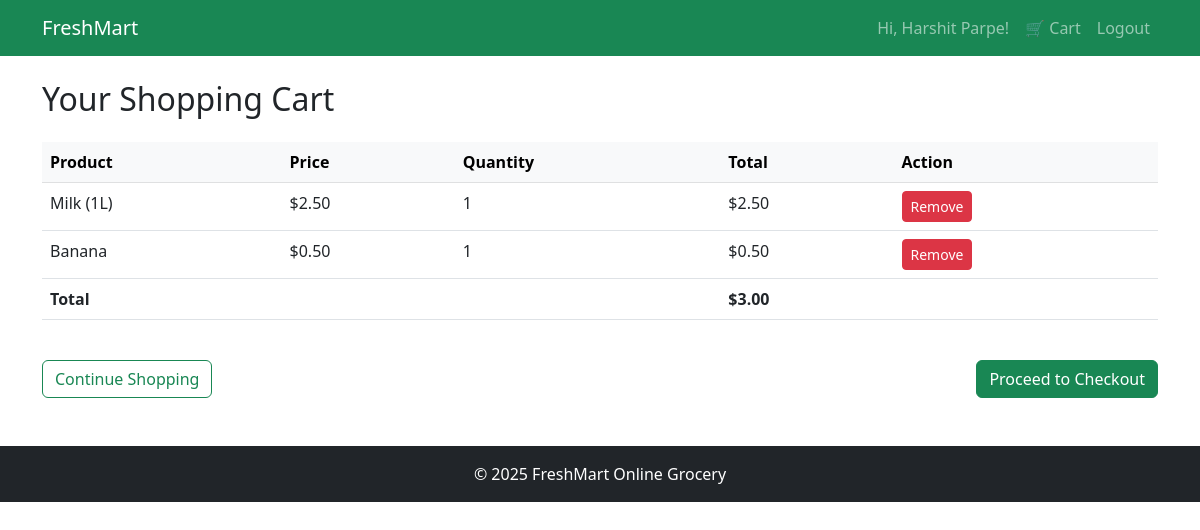
The page /cart (signed in) on the database its author committed.
### app.py (models this page shows)
class CartItem(db.Model):
    id = db.Column(db.Integer, primary_key=True)
    user_id = db.Column(db.Integer, db.ForeignKey('user.id'))
    product_id = db.Column(db.Integer, db.ForeignKey('product.id'))
    quantity = db.Column(db.Integer, default=1)
    product = db.relationship('Product')

class Product(db.Model):
    id = db.Column(db.Integer, primary_key=True)
    name = db.Column(db.String(100), nullable=False)
    price = db.Column(db.Float, nullable=False)
    stock = db.Column(db.Integer, nullable=False)
    category = db.Column(db.String(50))
    image = db.Column(db.String(100), default='default-product.jpg')

### app.py (the view)
@app.route('/cart')
def cart():
    if 'user_id' not in session:
        return redirect(url_for('login'))
    cart_items = CartItem.query.filter_by(user_id=session['user_id']).all()
    total = sum(item.product.price * item.quantity for item in cart_items)
    return render_template('cart.html', cart_items=cart_items, total=total)

### templates/cart.html (shortened to what this page needs)
{% extends "base.html" %}
{% block content %}
<h2 class="mb-4">Your Shopping Cart</h2>
{% if not cart_items %}
    <div class="alert alert-info">Your cart is empty</div>
    <a href="/" class="btn btn-success">Continue Shopping</a>
{% else %}
    <div class="table-responsive">
        <table class="table">
            <thead class="table-light">
                <tr>
                    <th>Product</th>
                    <th>Price</th>
                    <th>Quantity</th>
                    <th>Total</th>
                    <th>Action</th>
                </tr>
            </thead>
            <tbody>
                {% for item in cart_items %}
                <tr>
                    <td>{{ item.product.name }}</td>
                    <td>${{ "%.2f"|format(item.product.price) }}</td>
                    <td>{{ item.quantity }}</td>
                    <td>${{ "%.2f"|format(item.product.price * item.quantity) }}</td>
                    <td>
                        <form action="{{ url_for('remove_from_cart', item_id=item.id) }}" method="POST" style="display: inline;">
                            <button type="submit" class="btn btn-sm btn-danger">Remove</button>
                        </form>
                    </td>
                </tr>
                {% endfor %}
            </tbody>
            <tfoot>
                <tr>
                    <th colspan="3">Total</th>
                    <th colspan="2">${{ "%.2f"|format(total) }}</th>
                </tr>
            </tfoot>
        </table>
    </div>
    <div class="d-flex justify-content-between mt-4">
        <a href="/" class="btn btn-outline-success">Continue Shopping</a>
        <button class="btn btn-success">Proceed to Checkout</button>
    </div>
{% endif %}
{% endblock %}

### templates/base.html (shortened to what this page needs)
<!DOCTYPE html>
<html lang="en">
<head>
    <link href="https://cdn.jsdelivr.net/npm/bootstrap@5.3.0/dist/css/bootstrap.min.css" rel="stylesheet">
</head>
<body>
    <nav class="navbar navbar-expand-lg navbar-dark bg-success">
        <div class="container">
            <a class="navbar-brand" href="/">FreshMart</a>
            <div class="collapse navbar-collapse">
                <div class="navbar-nav ms-auto">
                    {% if 'user_id' in session %}
                        <span class="nav-item nav-link">Hi, {{ session['username'] }}!</span>
                        <a class="nav-item nav-link" href="/cart">🛒 Cart</a>
                        <a class="nav-item nav-link" href="/logout">Logout</a>
                    {% else %}
                        <a class="nav-item nav-link" href="/login">Login</a>
                        <a class="nav-item nav-link" href="/register">Register</a>
                    {% endif %}
                </div>
            </div>
        </div>
    </nav>
    <div class="container my-4">
        {% block content %}{% endblock %}
    </div>
    <footer class="bg-dark text-white text-center py-3 mt-5">
        <div class="container">
            &copy; 2025 FreshMart Online Grocery
        </div>
    </footer>
</body>
</html>

### rows shown on the page
CartItem: product.name "Milk (1L)", quantity "1"
Product: product.price "2.50", item.product.price*item.quantity "2.50"
CartItem: product.name "Banana", quantity "1"
Product: product.price "0.50", item.product.price*item.quantity "0.50"

### other values the page prints
{{ session['username'] }} "Harshit Parpe"
{{ "%.2f"|format(total) }} "3.00"
